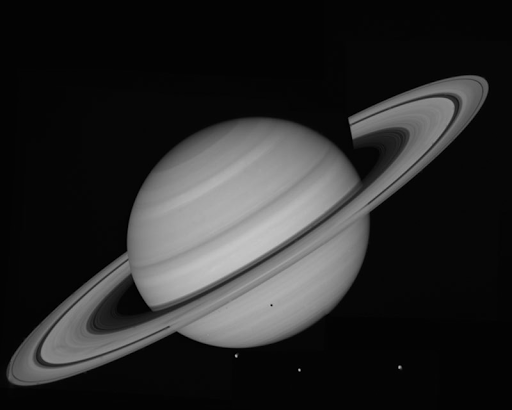
%> input picture ud810-master/course_images/saturn.png, 512 x 410 px
$ octave GaussianFilter.m   (GNU Octave 9; MATLAB toolbox functions it lacks are replaced by stand-ins)
%> lines starting %> are read from the running program, lines starting %| are printed output that depends on the picture
clear all
clc

%% Load an image
pkg load image
img = imread("D:/Octave/IntroCV/ud810-master/course_images/saturn.png");
%> img is the input picture: size 410x512 uint8; min 0, max 198, mean 41
##figure(1);
%imshow(img);

%% Add some noise
noise_sigma = 100;
noise = randn(size(img)).*noise_sigma;
noisy_img = img + noise;
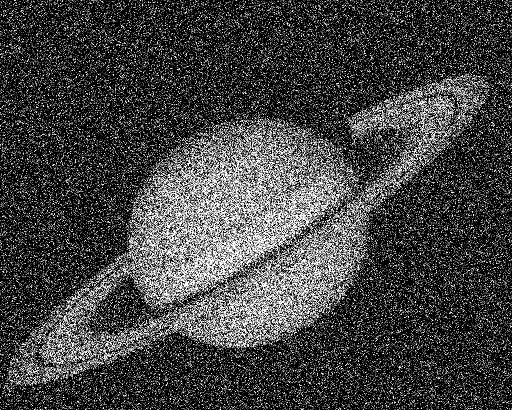
%> noisy_img: size 410x512 uint8; min 0, max 255, mean 67.2
##figure(2);
%imshow(noisy_img);

%% Create a Gaussian filter
filter_size = 10;
filter_sigma = 100;
filter = fspecial("gaussian",filter_size,filter_sigma);

%% Apply it to remove nosie
smoothed = imfilter(noisy_img,filter);
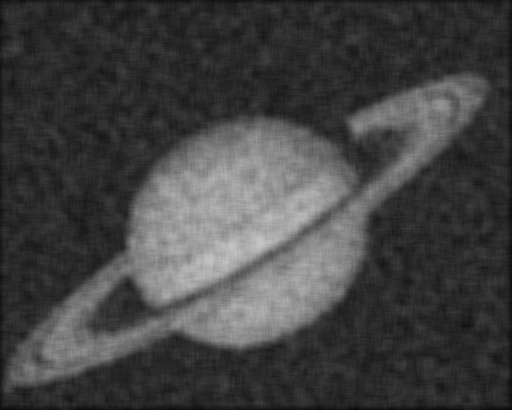
%> smoothed: size 410x512 uint8; min 10, max 200, mean 66.8
##figure(3);
%imshow(smoothed);

subplot(1,3,1),imshow(img)
subplot(1,3,2),imshow(noisy_img)
subplot(1,3,3),imshow(smoothed)

$ run again, with ud810-master/course_images/blood-cells.png copied over ud810-master/course_images/saturn.png
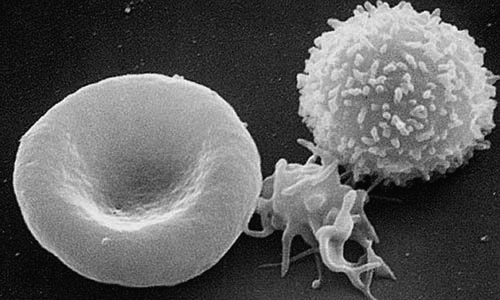
%> input picture ud810-master/course_images/blood-cells.png, 500 x 300 px
%> img is the input picture: size 300x500 uint8; min 5, max 255, mean 94.5
%> `noisy_img = img + noise;`:
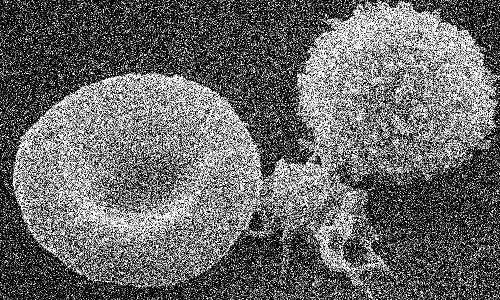
%> noisy_img: size 300x500 uint8; min 0, max 255, mean 103.9
%> `smoothed = imfilter(noisy_img,filter);`:
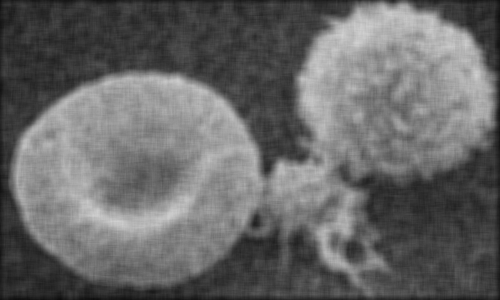
%> smoothed: size 300x500 uint8; min 12, max 210, mean 103.1
